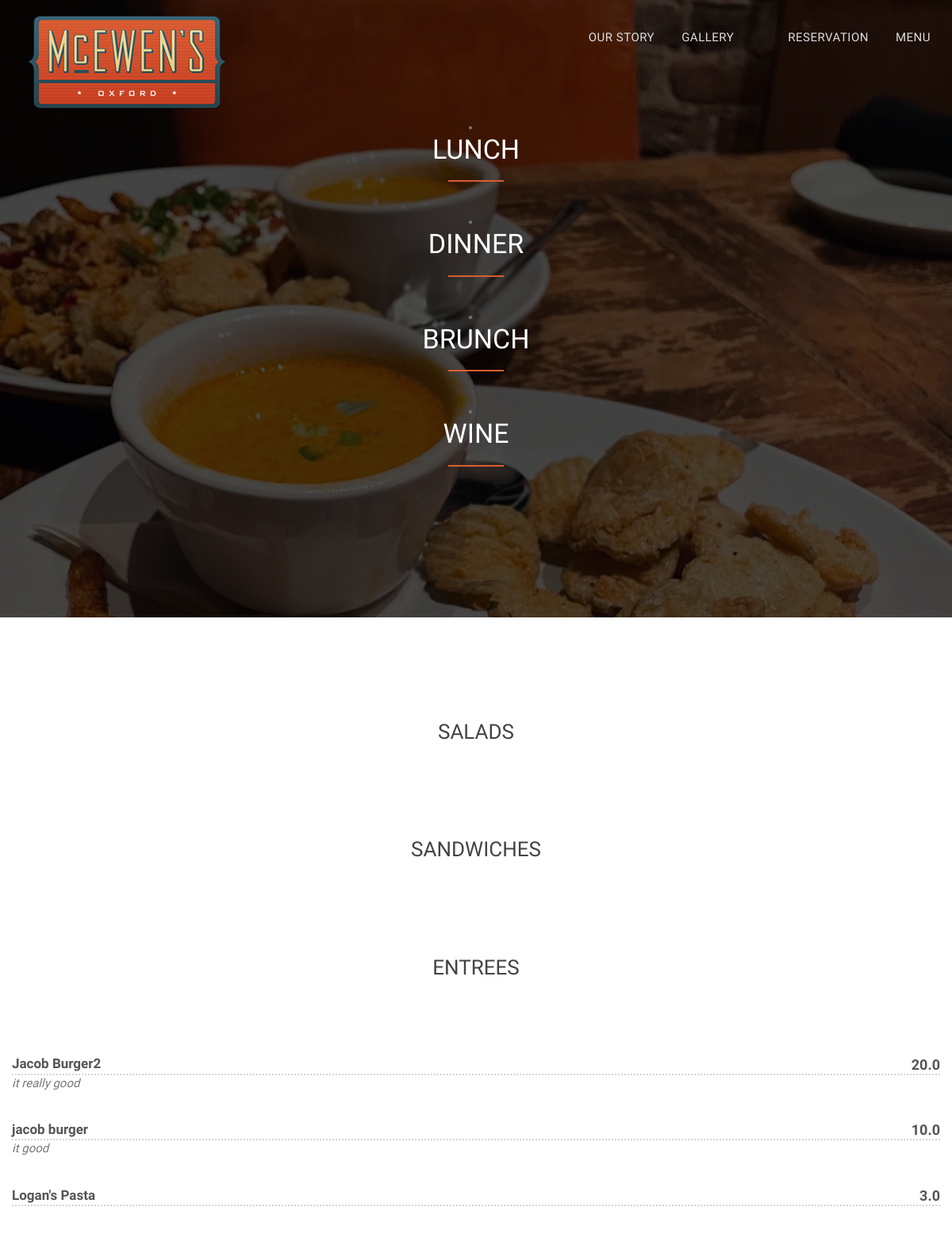
The page /lunch/ on the database its author committed.
### mcewens/models.py (models this page shows)
class MenuItem(models.Model):
    name = models.CharField(max_length=50)
    CATEGORY_CHOICES = (
        ("Brunch", "Brunch"),
        ("Lunch", "Lunch"),
        ("Dinner", "Dinner"),
        ("Wine and Cocktails", "Wine and Cocktails"),
    )
    category = models.CharField(choices=CATEGORY_CHOICES, max_length=50)
    TYPE_CHOICES = (
        ("Appetizers", "Appetizers"),
        ("Salads", "Salads"),
        ("Entrees", "Entrees"),
        ("Sandwiches", "Sandwiches"),
        ("Desserts", "Desserts"),
        ("Wine", "Wine"),
        ("Cocktails", "Cocktails"),
    )
    item_type = models.CharField(choices=TYPE_CHOICES, max_length=50, blank=True)
    description = models.TextField(max_length=200, blank=True)
    price = models.FloatField()
    CURRENT_CHOICES = (
        (1, "On menu"),
        (0, "Not on menu"),
    )
    current = models.IntegerField(default=1, choices=CURRENT_CHOICES)
    class Meta:
        unique_together = ("name", "category")

### mcewens/views.py (the view)
# urls.py: path("lunch/", lunch_view, name="lunch"),
def lunch_view(request):
    TYPES = ("Salads", "Sandwiches", "Entrees")
    lunch_item = get_current_by_category("Lunch").values()
    return render(request, "lunch.html", {"types": TYPES, "items": lunch_item})

### mcewens/models.py (called while the page is built)
def get_current_by_category(cat):
    return MenuItem.objects.filter(category=cat, current=1)

### mcewens/templates/lunch.html (shortened to what this page needs)
{% extends 'index.html' %} {% block content%}
<div id="restaurant-menu">
  <div class="section-title text-center center">
    <div class="overlay">
      <li>
        <a id="lunch-link" href="{% url 'lunch' %}" class="page-scroll">
          <h2>Lunch</h2>
        </a>
      </li>
      <hr />
      <li>
        <a id="dinner-link" href="{% url 'dinner' %}" class="page-scroll">
          <h2>Dinner</h2>
        </a>
      </li>
      <hr />
      <li>
        <a id="brunch-link" href="{% url 'brunch' %}" class="page-scroll">
          <h2>Brunch</h2>
        </a>
      </li>
      <hr />
      <li>
        <a id="wine-link" href="{% url 'wine' %}" class="page-scroll">
          <h2>Wine</h2>
        </a>
      </li>
      <hr />
    </div>
  </div>
  <div class="container">
    <div class="row">
   {% for type in types %}
      <div class="container">
        <div class="row">
           <div class="overlay">
            <h2 class="menu-section-title">{{ type }}</h2>
            <div class="overlay">
              <div class="container">
                <div class="row">
                    {% for item in items %} {% if item.item_type == type %}
                    <div class="menu-item">
                      <div class="menu-item-name">{{ item.name }}</div>
                      <div class="menu-item-price">{{ item.price }}</div>
                      <div class="menu-item-description">{{ item.description }}</div>
                    </div>
                    {% endif %} {% endfor %} {% endfor %}
                  </div>
                  {% endblock content%}

### mcewens/static/css/style.css (style rules this page uses)
body, html { font-family: 'Raleway', sans-serif; text-rendering: optimizeLegibility !important; -webkit-font-smoothing: antialiased !important; color: #777; font-weight: 300; width: 100% !important; height: 100% !important; }
h2 { margin-bottom: 20px; margin: 0 0 20px 0; font-weight: 500; font-size: 34px; color: #333; text-transform: uppercase; }
a { color: #DB5C32; }
hr { height: 2px; width: 70px; text-align: center; position: relative; background: #DB5C32; margin: 0; margin-bottom: 40px; border: 0; }
.section-title { margin-bottom: 70px; }
.section-title .overlay { padding: 150px 0; background: rgba(0, 0, 0, 0.7); }
.section-title hr { margin: 0 auto; margin-bottom: 40px; }
#restaurant-menu .section-title { background: #444 url(../img/farmer.jpg) center center no-repeat fixed; background-size: cover; }
#restaurant-menu .section-title h2 { color: #fff; }
#restaurant-menu .menu-section-title { font-size: 26px; display: block; font-weight: 500; color: #444; margin: 60px 0; text-align: center; }
#restaurant-menu .menu-item { margin: 35px 0; font-size: 18px; }
#restaurant-menu .menu-item-name { font-weight: 600; font-size: 17px; color: #555; border-bottom: 2px dotted rgb(213, 213, 213); }
#restaurant-menu .menu-item-description { font-style: italic; font-size: 15px; }
#restaurant-menu .menu-item-price { float: right; font-weight: 600; color: #555; margin-top: -26px; }

### rows shown on the page
MenuItem: name "Jacob Burger2", price "20.0", description "it really good"
MenuItem: name "jacob burger", price "10.0", description "it good"
MenuItem: name "Logan's Pasta", price "3.0"

### other values the page prints
{{ type }} "SALADS" "SANDWICHES" "ENTREES"
